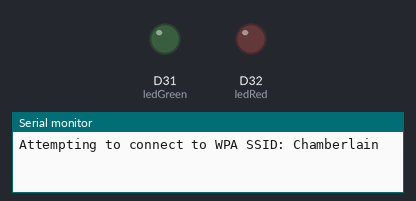
Simulated run of this sketch. Board: Arduino MKR. Parts: output pins drawn as LEDs (lit = HIGH), the last lines printed to the serial monitor. WiFi joins after 1.5 s; servers stay silent unless stated.

Above: at 0.1 s.
At 6.6 s:
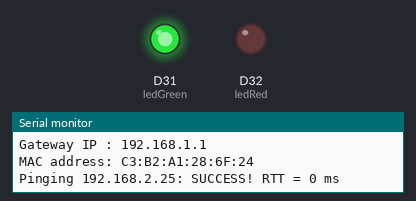
Timing chart, 0 to 8.1 s (numbered marks = the images above):
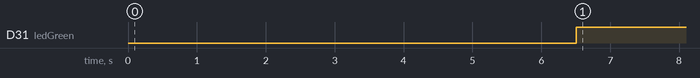

The sketch:

WiFiPing.ino
```cpp
/*

  This example connects to a encrypted WiFi network (WPA/WPA2).
  Then it prints the  MAC address of the WiFi shield,
  the IP address obtained, and other network details.
  Then it continuously pings given host specified by IP Address or name.

  Circuit:
   WiFi shield attached / MKR1000

  created 13 July 2010
  by dlf (Metodo2 srl)
  modified 09 June 2016
  by Petar Georgiev
*/
#include <SPI.h>
#include <WiFi101.h>

char ssid[] = "Chamberlain";     //  your network SSID (name)
char pass[] = "insert password here";  // your network password
int status = WL_IDLE_STATUS;     // the WiFi radio's status

// Specify IP address or hostname
String hostName = "192.168.2.25";
int pingResult;

// Led Pin Outputs
int ledRed = 32;
int ledGreen = 31;

void setup() {
  pinMode(ledRed, OUTPUT);
  pinMode(ledGreen, OUTPUT);
  //Set the pins used to control WiFi breakout
  WiFi.setPins(8,7,4);
  // Initialize serial and wait for port to open:
  Serial.begin(9600);
  while (!Serial) {
    ; // wait for serial port to connect. Needed for native USB port only
  }

  // check for the presence of the shield:
  if (WiFi.status() == WL_NO_SHIELD) {
    Serial.println("WiFi shield not present");
    // don't continue:
    while (true);
  }

  // attempt to connect to WiFi network:
  while ( status != WL_CONNECTED) {
    Serial.print("Attempting to connect to WPA SSID: ");
    Serial.println(ssid);
    // Connect to WPA/WPA2 network:
    status = WiFi.begin(ssid, pass);

    // wait 5 seconds for connection:
    delay(5000);
  }

  // you're connected now, so print out the data:
  Serial.println("You're connected to the network");
  printCurrentNet();
  printWiFiData();
}

void loop() {
  Serial.print("Pinging ");
  Serial.print(hostName);
  Serial.print(": ");

  pingResult = WiFi.ping(hostName);

  if (pingResult >= 0) {
    Serial.print("SUCCESS! RTT = ");
    Serial.print(pingResult);
    Serial.println(" ms");
    //Turn on only Green LED
    digitalWrite(ledGreen, HIGH);
    digitalWrite(ledRed, LOW);
  } else {
    Serial.print("FAILED! Error code: ");
    Serial.println(pingResult);
    //Turn on only Red LED
    digitalWrite(ledGreen, LOW);
    digitalWrite(ledRed, HIGH);
  }

  delay(5000);
}

void printWiFiData() {
  // print your WiFi shield's IP address:
  IPAddress ip = WiFi.localIP();
  Serial.print("IP address : ");
  Serial.println(ip);

  Serial.print("Subnet mask: ");
  Serial.println((IPAddress)WiFi.subnetMask());

  Serial.print("Gateway IP : ");
  Serial.println((IPAddress)WiFi.gatewayIP());

  // print your MAC address:
  byte mac[6];
  WiFi.macAddress(mac);
  Serial.print("MAC address: ");
  Serial.print(mac[5], HEX);
  Serial.print(":");
  Serial.print(mac[4], HEX);
  Serial.print(":");
  Serial.print(mac[3], HEX);
  Serial.print(":");
  Serial.print(mac[2], HEX);
  Serial.print(":");
  Serial.print(mac[1], HEX);
  Serial.print(":");
  Serial.println(mac[0], HEX);
  Serial.println();
}

void printCurrentNet() {
  // print the SSID of the network you're attached to:
  Serial.print("SSID: ");
  Serial.println(WiFi.SSID());

  // print the MAC address of the router you're attached to:
  byte bssid[6];
  WiFi.BSSID(bssid);
  Serial.print("BSSID: ");
  Serial.print(bssid[5], HEX);
  Serial.print(":");
  Serial.print(bssid[4], HEX);
  Serial.print(":");
  Serial.print(bssid[3], HEX);
  Serial.print(":");
  Serial.print(bssid[2], HEX);
  Serial.print(":");
  Serial.print(bssid[1], HEX);
  Serial.print(":");
  Serial.println(bssid[0], HEX);

  // print the received signal strength:
  long rssi = WiFi.RSSI();
  Serial.print("signal strength (RSSI): ");
  Serial.println(rssi);

  // print the encryption type:
  byte encryption = WiFi.encryptionType();
  Serial.print("Encryption Type: ");
  Serial.println(encryption, HEX);
  Serial.println();
}
```

Measured:
- by itself, D31 (ledGreen): LOW → HIGH at 6.5 s
